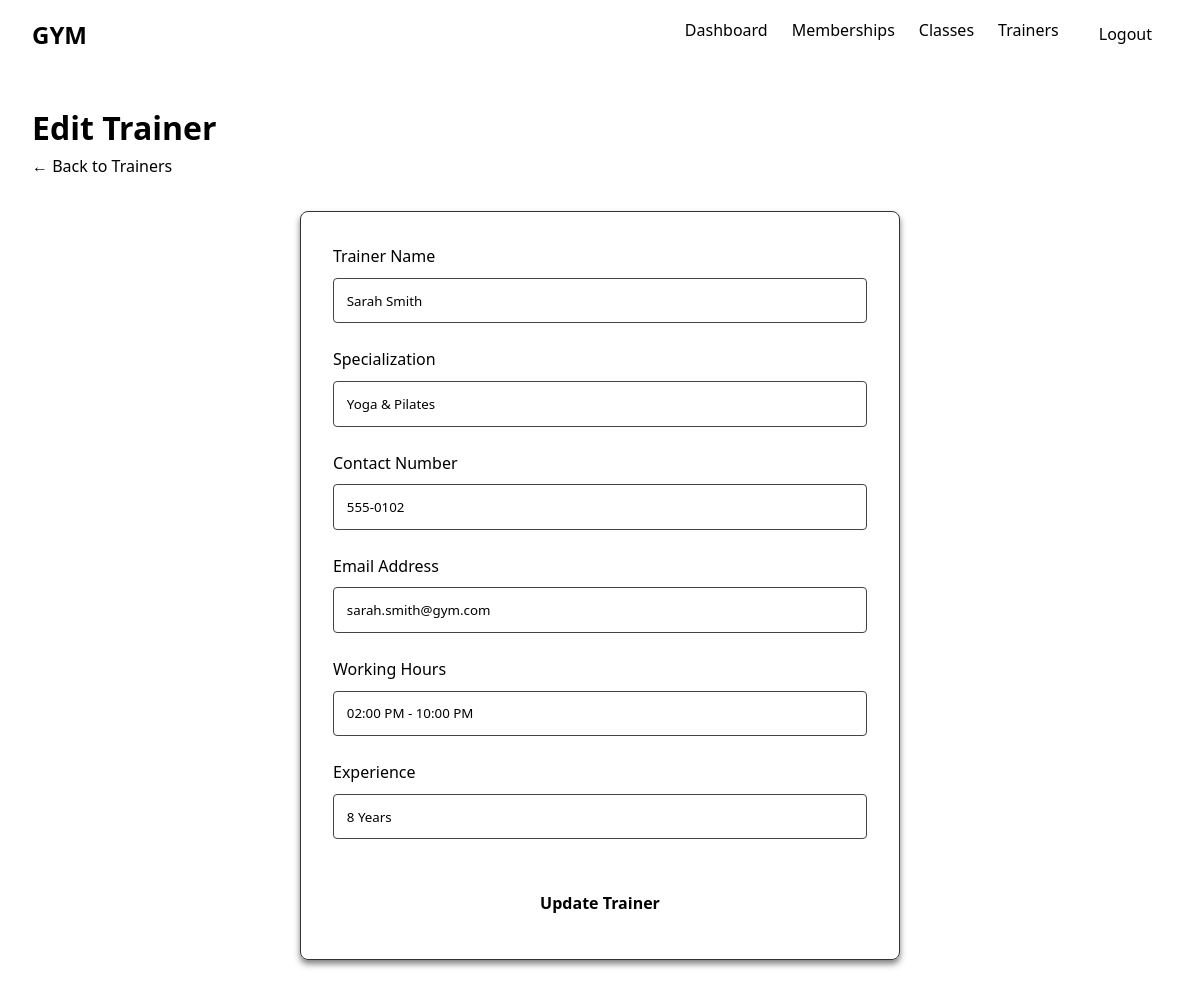
Page /trainers/edit.php?id=2 (signed in) on the committed database.
### tables this page shows
CREATE TABLE trainers (
    id INT AUTO_INCREMENT PRIMARY KEY,
    trainer_name VARCHAR(100) NOT NULL,
    specialization VARCHAR(100) NOT NULL,
    contact_number VARCHAR(20) NOT NULL,
    email VARCHAR(100) NOT NULL,
    working_hours VARCHAR(100) NOT NULL,
    experience VARCHAR(50) NOT NULL,
    created_at TIMESTAMP DEFAULT CURRENT_TIMESTAMP
);

### trainers/edit.php (the view, shortened to what this page needs)
<?php
require '../includes/db.php';
$trainer = null;
if (isset($_GET['id'])) {
    $id = intval($_GET['id']);
    $stmt = $conn->prepare("SELECT * FROM trainers WHERE id = ?");
    $stmt->bind_param("i", $id);
    $stmt->execute();
    $result = $stmt->get_result();
    if ($result->num_rows > 0) {
        $trainer = $result->fetch_assoc();
    } else {
        header("Location: index.php");
        exit();
    }
} else {
    header("Location: index.php");
    exit();
}
include '../includes/header.php';
?>
<div class="container">
    <div class="dashboard-header">
        <h1>Edit Trainer</h1>
        <a href="index.php" style="color: var(--text-secondary);">&larr; Back to Trainers</a>
    </div>
    <div class="form-container" style="max-width: 600px; margin: 0 auto;">
        <form method="POST" action="">
            <div class="form-group">
                <label>Trainer Name</label>
                <input type="text" name="trainer_name" class="form-control" required value="<?php echo htmlspecialchars($trainer['trainer_name']); ?>">
            </div>
            <div class="form-group">
                <label>Specialization</label>
                <input type="text" name="specialization" class="form-control" required value="<?php echo htmlspecialchars($trainer['specialization']); ?>">
            </div>
            <div class="form-group">
                <label>Contact Number</label>
                <input type="text" name="contact_number" class="form-control" required value="<?php echo htmlspecialchars($trainer['contact_number']); ?>">
            </div>
            <div class="form-group">
                <label>Email Address</label>
                <input type="email" name="email" class="form-control" required value="<?php echo htmlspecialchars($trainer['email']); ?>">
            </div>
            <div class="form-group">
                <label>Working Hours</label>
                <input type="text" name="working_hours" class="form-control" required value="<?php echo htmlspecialchars($trainer['working_hours']); ?>">
            </div>
            <div class="form-group">
                <label>Experience</label>
                <input type="text" name="experience" class="form-control" required value="<?php echo htmlspecialchars($trainer['experience']); ?>">
            </div>
            <button type="submit" class="btn-primary" style="margin-top: 1rem;">Update Trainer</button>
        </form>
    </div>
</div>
<?php include '../includes/footer.php'; ?>

### css/style.css (style rules this page uses)
* { margin: 0; padding: 0; box-sizing: border-box; font-family: 'Segoe UI', Tahoma, Geneva, Verdana, sans-serif; }
body { background-color: var(--bg-dark); color: var(--text-primary); line-height: 1.6; }
a { text-decoration: none; color: var(--gold); transition: var(--transition); }
.form-container { max-width: 400px; margin: 4rem auto; background-color: var(--bg-card); padding: 2rem; border-radius: 8px; border: 1px solid #333; box-shadow: 0 4px 6px rgba(0,0,0,0.5); }
.form-group { margin-bottom: 1.5rem; }
.form-group label { display: block; margin-bottom: 0.5rem; color: var(--text-secondary); }
.form-control { width: 100%; padding: 0.8rem; background-color: var(--bg-dark); border: 1px solid #444; color: var(--text-primary); border-radius: 4px; transition: var(--transition); }
.btn-primary { width: 100%; padding: 0.8rem; background-color: var(--gold); color: var(--bg-dark); border: none; border-radius: 4px; font-weight: bold; font-size: 1rem; cursor: pointer; transition: var(--transition); }
.container { max-width: 1200px; margin: 0 auto; padding: 2rem; }
.dashboard-header { margin-bottom: 2rem; }
.dashboard-header h1 { color: var(--gold); }

### rows in the picture
trainers: trainer_name "Sarah Smith", specialization "Yoga & Pilates", contact_number "555-0102", email "sarah.smith@gym.com", working_hours "02:00 PM - 10:00 PM", experience "8 Years"
